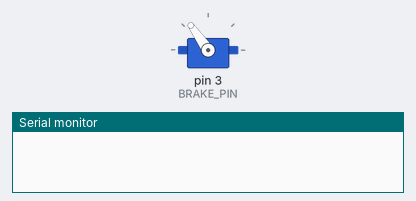
Recording of a sketch running on a simulated Arduino Uno, built with avr-gcc and run on an emulated ATmega328P. Shown: servo, the last lines printed to the serial monitor.

Above: at 0.05 s.
At 6.0 s:
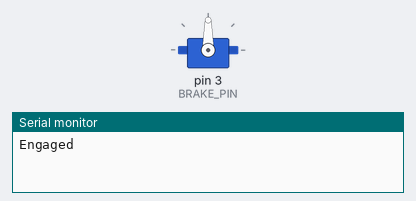
Timing chart, 0 to 7.8 s (numbered marks = the images above):
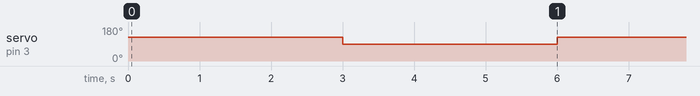

Measured:
- by itself, servo on pin 3 (BRAKE_PIN): alternates 125° for 3.0 s and 90° for 3.0 s

The sketch:

brake_control.ino
```cpp
#include <Servo.h>

#define BRAKE_PIN 3
#define BRAKE_DISENGAGED 125
#define BRAKE_ENGAGED 90

Servo brakeControl;

void setup() {
  // put your setup code here, to run once:
  Serial.begin(9600);

  pinMode(BRAKE_PIN, OUTPUT);

  brakeControl.attach(BRAKE_PIN);

  brakeControl.write(BRAKE_DISENGAGED);

}

void loop() {
  // put your main code here, to run repeatedly:
  delay(3000);

  brakeControl.write(BRAKE_ENGAGED);
  Serial.println("Engaged");

  delay(3000);

  brakeControl.write(BRAKE_DISENGAGED);
  Serial.println("Disengaged");
}
```
